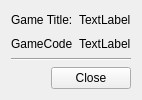
<?xml version="1.0" encoding="UTF-8"?>
<ui version="4.0">
 <class>CartridgeInfo</class>
 <widget class="QWidget" name="CartridgeInfo">
  <property name="geometry">
   <rect>
    <x>0</x>
    <y>0</y>
    <width>138</width>
    <height>100</height>
   </rect>
  </property>
  <property name="windowTitle">
   <string>Cartridge Info</string>
  </property>
  <layout class="QVBoxLayout" name="verticalLayout">
   <item>
    <layout class="QGridLayout" name="gridLayout">
     <item row="1" column="1">
      <widget class="QLabel" name="gameCodeValue">
       <property name="text">
        <string>TextLabel</string>
       </property>
      </widget>
     </item>
     <item row="0" column="1">
      <widget class="QLabel" name="gameTitleValue">
       <property name="text">
        <string>TextLabel</string>
       </property>
      </widget>
     </item>
     <item row="0" column="0">
      <widget class="QLabel" name="label">
       <property name="text">
        <string>Game Title:</string>
       </property>
       <property name="boldLabel" stdset="0">
        <bool>true</bool>
       </property>
      </widget>
     </item>
     <item row="1" column="0">
      <widget class="QLabel" name="label_2">
       <property name="text">
        <string>GameCode</string>
       </property>
       <property name="boldLabel" stdset="0">
        <bool>true</bool>
       </property>
      </widget>
     </item>
    </layout>
   </item>
   <item>
    <widget class="Line" name="line">
     <property name="orientation">
      <enum>Qt::Orientation::Horizontal</enum>
     </property>
    </widget>
   </item>
   <item>
    <layout class="QHBoxLayout" name="horizontalLayout_2">
     <item>
      <spacer name="horizontalSpacer">
       <property name="orientation">
        <enum>Qt::Orientation::Horizontal</enum>
       </property>
       <property name="sizeHint" stdset="0">
        <size>
         <width>40</width>
         <height>20</height>
        </size>
       </property>
      </spacer>
     </item>
     <item>
      <widget class="QPushButton" name="closeButton">
       <property name="text">
        <string>Close</string>
       </property>
      </widget>
     </item>
    </layout>
   </item>
  </layout>
 </widget>
 <resources/>
 <connections/>
</ui>
